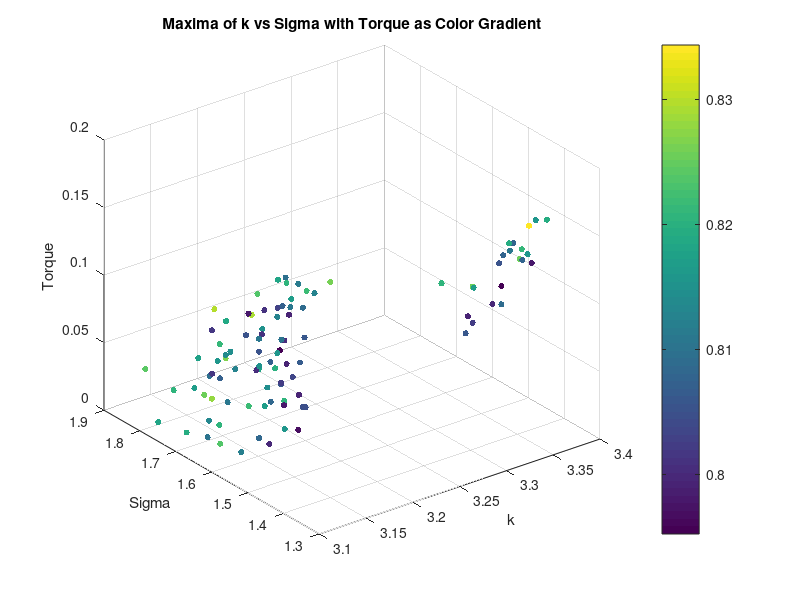
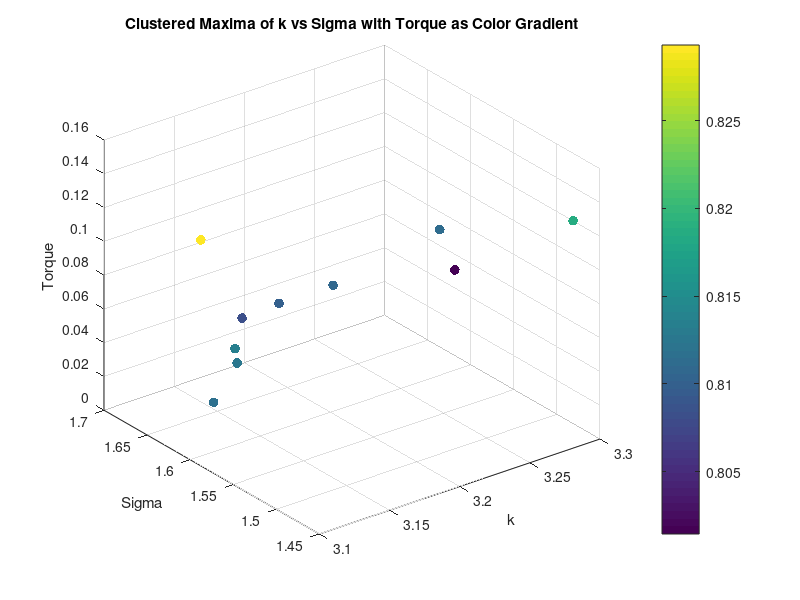
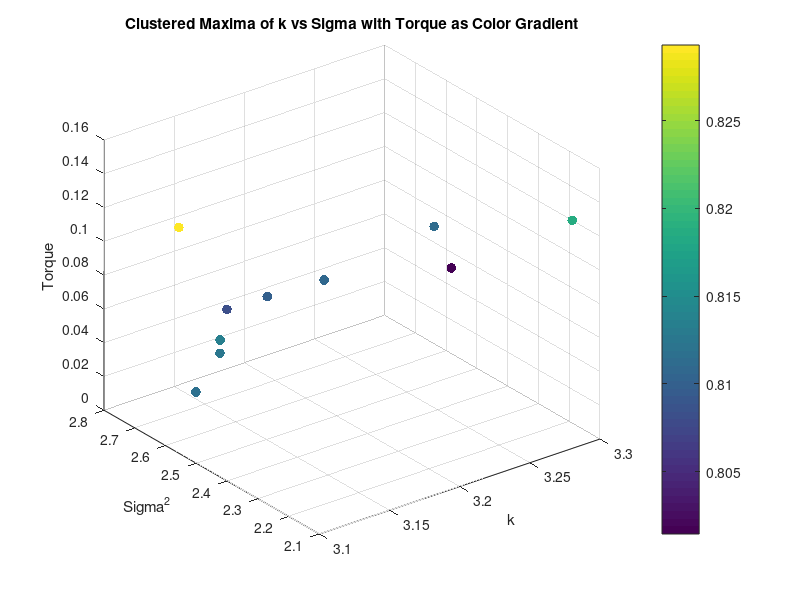
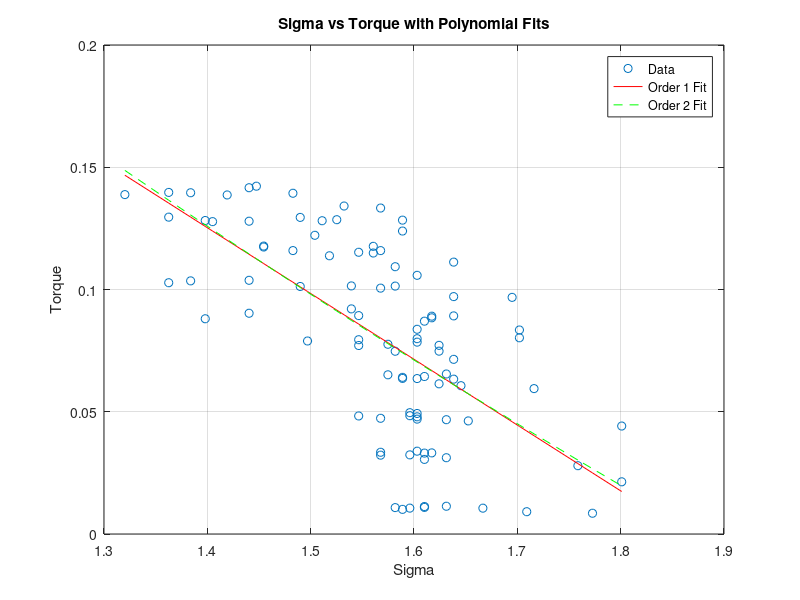

Source code (MATLAB) for these figures, in order:
load('maxima_data.mat');
scatter3(maxima_k, maxima_sigma, torque_values, 20, maxima_corr, 'filled');
xlabel('k');
ylabel('Sigma');
zlabel('Torque');
title('Maxima of k vs Sigma with Torque as Color Gradient');
colorbar;
grid on;

% K means clustering of torque into 10 clusters, taking mean of each cluster k, sigma and corr too
[cluster_idx, cluster_centers] = kmeans(torque_values', 10);
% Take the mean of each cluster
torque_means = zeros(10, 1);
sigma_means = zeros(10, 1);
k_means = zeros(10, 1);
corr_means = zeros(10, 1);
for i = 1:10
    torque_means(i) = mean(torque_values(cluster_idx == i));
    sigma_means(i) = mean(maxima_sigma(cluster_idx == i));
    k_means(i) = mean(maxima_k(cluster_idx == i));
    corr_means(i) = mean(maxima_corr(cluster_idx == i));
end

% Plot the clusters
figure;
scatter3(k_means, sigma_means, torque_means, 50, corr_means, 'filled');
xlabel('k');
ylabel('Sigma');
zlabel('Torque');
title('Clustered Maxima of k vs Sigma with Torque as Color Gradient');
colorbar;
grid on;

figure;
scatter3(k_means, sigma_means.^2, torque_means, 50, corr_means, 'filled');
xlabel('k');
ylabel('Sigma^2');
zlabel('Torque');
title('Clustered Maxima of k vs Sigma with Torque as Color Gradient');
colorbar;
grid on;

% Ensure data is sorted for polyfit
[sigma_sorted, sort_idx] = sort(maxima_sigma);
torque_sorted = torque_values(sort_idx);

% Polyfit for sigma vs torque (order 1 and 2)
p1_sigma = polyfit(sigma_sorted, torque_sorted, 1);
p2_sigma = polyfit(sigma_sorted, torque_sorted, 2);

% Calculate fitted values and MSE for sigma vs torque
fitted_torque_p1_sigma = polyval(p1_sigma, sigma_sorted);
fitted_torque_p2_sigma = polyval(p2_sigma, sigma_sorted);
mse_p1_sigma = mean((torque_sorted - fitted_torque_p1_sigma).^2);
mse_p2_sigma = mean((torque_sorted - fitted_torque_p2_sigma).^2);

% Display results for sigma vs torque
disp('Sigma vs Torque:');
disp(['Order 1 MSE: ', num2str(mse_p1_sigma)]);
disp(['Order 2 MSE: ', num2str(mse_p2_sigma)]);

% Polyfit for sigma^2 vs torque (order 1 and 2)
sigma_squared_sorted = sigma_sorted.^2;
p1_sigma_squared = polyfit(sigma_squared_sorted, torque_sorted, 1);
p2_sigma_squared = polyfit(sigma_squared_sorted, torque_sorted, 2);

% Calculate fitted values and MSE for sigma^2 vs torque
fitted_torque_p1_sigma_squared = polyval(p1_sigma_squared, sigma_squared_sorted);
fitted_torque_p2_sigma_squared = polyval(p2_sigma_squared, sigma_squared_sorted);
mse_p1_sigma_squared = mean((torque_sorted - fitted_torque_p1_sigma_squared).^2);
mse_p2_sigma_squared = mean((torque_sorted - fitted_torque_p2_sigma_squared).^2);

% Display results for sigma^2 vs torque
disp('Sigma^2 vs Torque:');
disp(['Order 1 MSE: ', num2str(mse_p1_sigma_squared)]);
disp(['Order 2 MSE: ', num2str(mse_p2_sigma_squared)]);

% Plot for sigma vs torque with polynomial fits
figure;
plot(sigma_sorted, torque_sorted, 'o', 'DisplayName', 'Data');
hold on;
plot(sigma_sorted, fitted_torque_p1_sigma, '-r', 'DisplayName', 'Order 1 Fit');
plot(sigma_sorted, fitted_torque_p2_sigma, '--g', 'DisplayName', 'Order 2 Fit');
xlabel('Sigma');
ylabel('Torque');
title('Sigma vs Torque with Polynomial Fits');
legend('show');
grid on;

% Plot for sigma^2 vs torque with polynomial fits
figure;
plot(sigma_squared_sorted, torque_sorted, 'o', 'DisplayName', 'Data');
hold on;
plot(sigma_squared_sorted, fitted_torque_p1_sigma_squared, '-r', 'DisplayName', 'Order 1 Fit');
plot(sigma_squared_sorted, fitted_torque_p2_sigma_squared, '--g', 'DisplayName', 'Order 2 Fit');
xlabel('Sigma^2');
ylabel('Torque');
title('Sigma^2 vs Torque with Polynomial Fits');
legend('show');
grid on;
